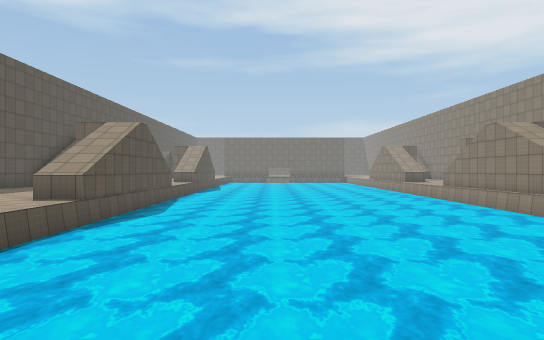
[1] (above)

17 first-person views from a walk through a Unity game level. The camera is 1.2 m above the floor, looks level and sees 70° across. The floor is counted in squares, 2 m on a side. Each view is taken from the middle of a square. On the plan, view 1 faces up. The plan holds only what a view shows up to about 11 squares ahead; the rest is blank. The place goes on beyond the plan. Surface patterns are stand-ins for the level's own textures.

[2]
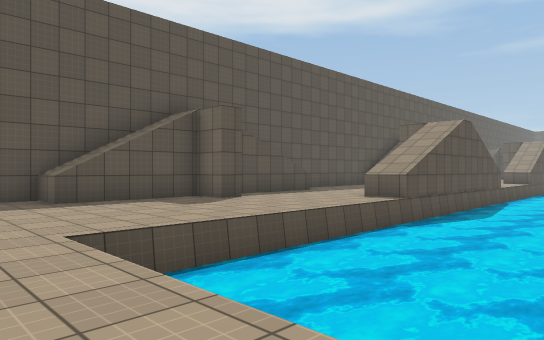

[3]
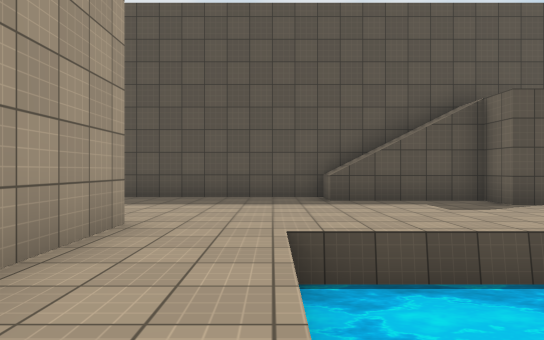

[4]
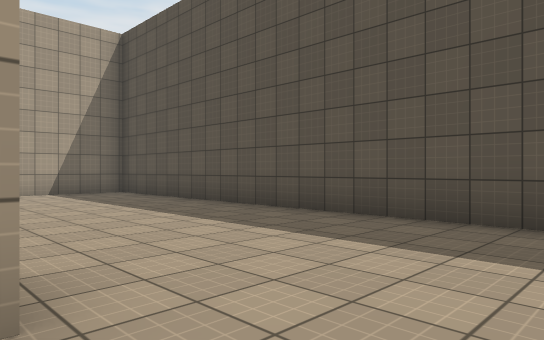

[5]
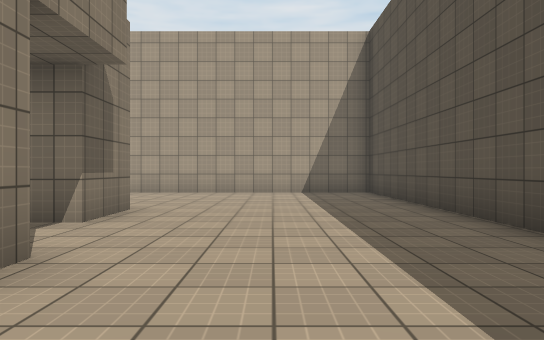

[6]
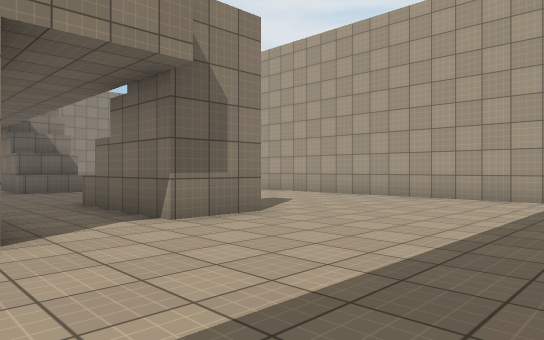

[7]
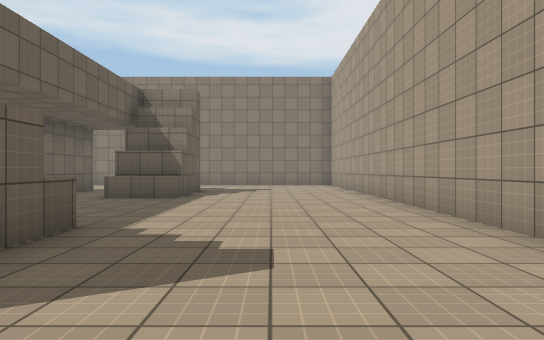

[8]
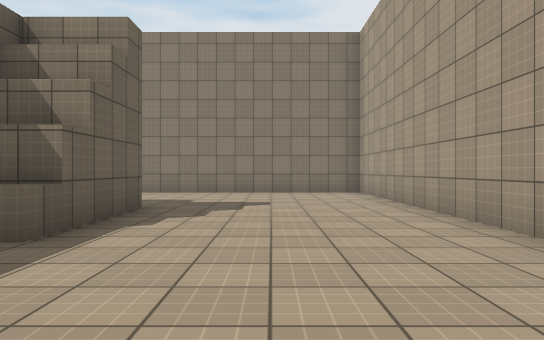

[9]
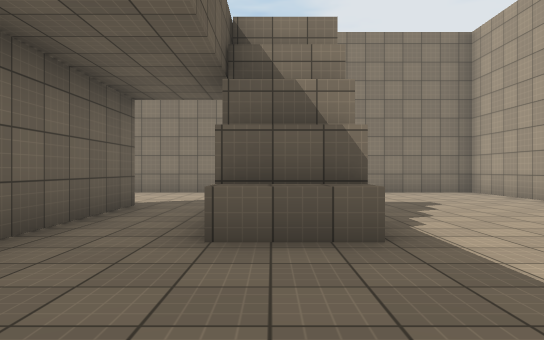

[10]
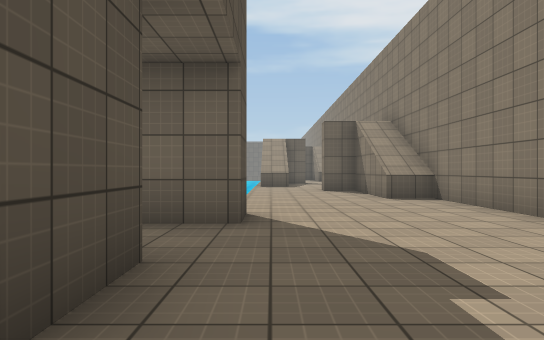

[11]
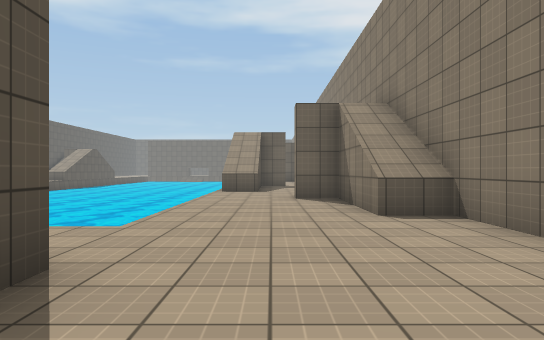

[12]
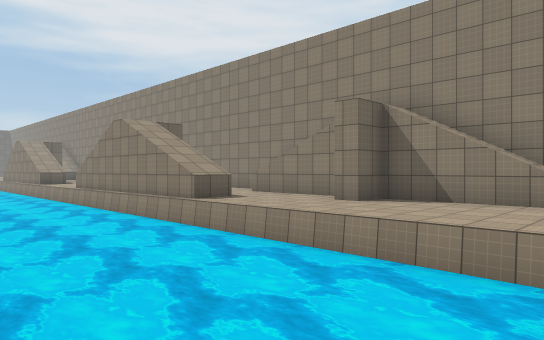

[13]
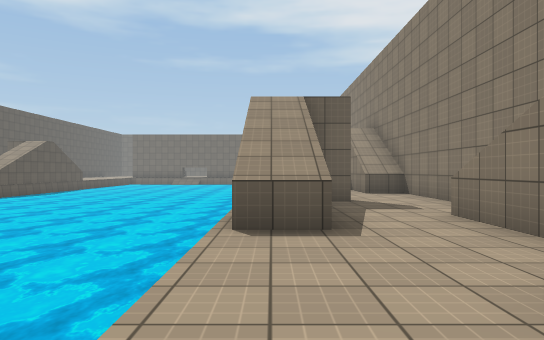

[14]
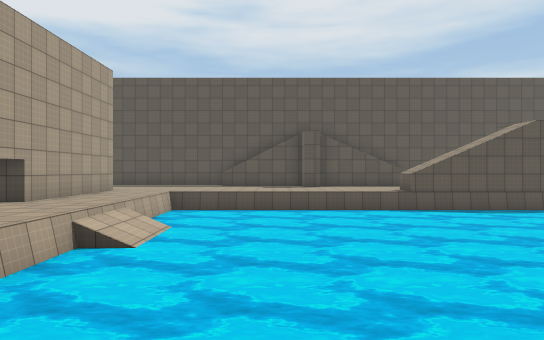

[15]
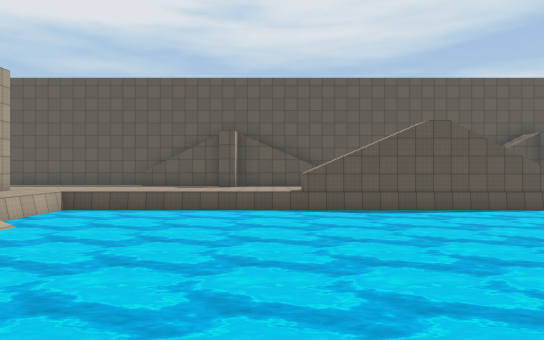

[16]
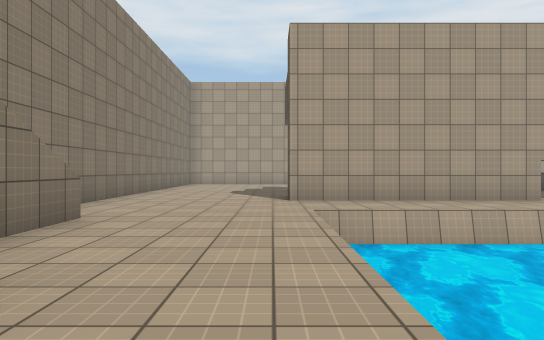

[17]
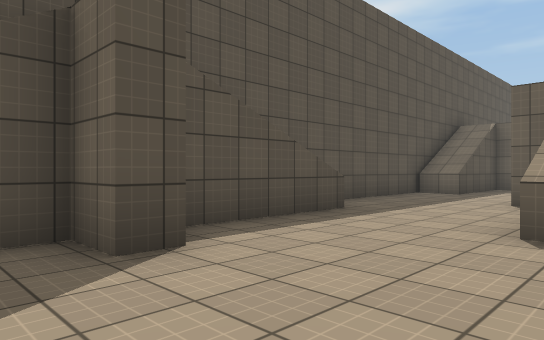

### Floor plan
Key: @ floor where view 1 was taken; # wall or solid block; . floor; / step, stairs or slope; ≈ water the walk keeps out of; ^ raised ledge.
Columns run from 9 left of view 1 to 11 right of it. Each row starts with its distance up from view 1.
 15 ##.  ^   ≈≈≈≈≈≈≈  .#
 14 #^.. #≈  ≈≈≈≈≈≈≈  .^
 13 #... #≈≈≈ ≈≈≈≈≈≈  ..#
 12 #...##≈≈≈≈≈≈≈≈≈≈##..#
 11 #....#≈≈≈≈≈≈≈≈≈≈#...#
 10 #....#≈≈≈≈≈≈≈≈≈≈#...
  9  ^...#≈≈≈≈≈≈≈≈≈≈#..^
  8  #...^≈≈≈≈≈≈≈≈≈≈^..#
  7  #.../≈≈≈≈≈≈≈≈≈≈...#
  6  #.../≈≈≈≈≈≈≈≈≈≈...#
  5  ##../≈≈≈≈≈≈≈≈≈≈..##
  4  #.../≈≈≈≈≈≈≈≈≈≈...#
  3 ##.../≈≈≈≈≈≈≈≈≈≈...##
  2 #..../≈≈≈≈≈≈≈≈≈≈....#
  1 #....///////////....#
  0 #........@..........#
 -1 #....###########....#
 -2 #......... .........#
 -3 #...................#
 -4 #.....##^....###....#
 -5 #.....##^....###....#
 -6 #...................#
 -7 #...................#
 -8 #...................#
 -9 #...................#
-10 #####################

Positions as (right, up) in squares from view 1, and headings:
1: (0, 0), facing up
2: (0, 0), facing up-left
3: (0, 1), facing left
4: (-4, 1), facing down-left
5: (-6, 1), facing down
6: (-8, -1), facing down-right
7: (-5, -7), facing right
8: (0, -7), facing right
9: (0, -4), facing right
10: (7, -6), facing up
11: (8, -3), facing up
12: (2, 1), facing up-right
13: (7, 4), facing up
14: (7, 4), facing left
15: (7, 7), facing left
16: (7, 7), facing down
17: (-4, 4), facing up-left
